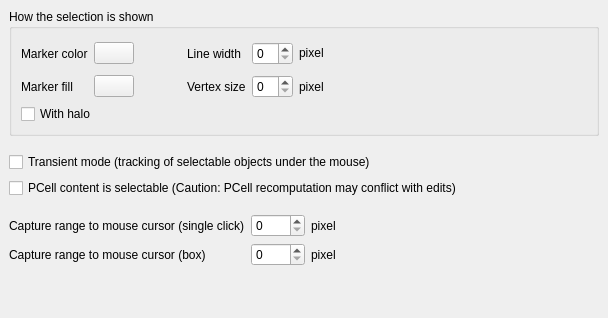
<?xml version="1.0" encoding="UTF-8"?>
<ui version="4.0">
 <class>LayoutViewConfigPage2c</class>
 <widget class="QFrame" name="LayoutViewConfigPage2c">
  <property name="geometry">
   <rect>
    <x>0</x>
    <y>0</y>
    <width>608</width>
    <height>318</height>
   </rect>
  </property>
  <property name="windowTitle">
   <string>Settings</string>
  </property>
  <layout class="QVBoxLayout">
   <property name="spacing">
    <number>6</number>
   </property>
   <property name="leftMargin">
    <number>9</number>
   </property>
   <property name="topMargin">
    <number>9</number>
   </property>
   <property name="rightMargin">
    <number>9</number>
   </property>
   <property name="bottomMargin">
    <number>9</number>
   </property>
   <item>
    <widget class="QGroupBox" name="groupBox_2">
     <property name="title">
      <string>How the selection is shown</string>
     </property>
     <layout class="QGridLayout">
      <property name="leftMargin">
       <number>9</number>
      </property>
      <property name="topMargin">
       <number>9</number>
      </property>
      <property name="rightMargin">
       <number>9</number>
      </property>
      <property name="bottomMargin">
       <number>9</number>
      </property>
      <property name="spacing">
       <number>6</number>
      </property>
      <item row="1" column="1">
       <widget class="lay::DitherPatternSelectionButton" name="stipple_pb">
        <property name="text">
         <string/>
        </property>
       </widget>
      </item>
      <item row="1" column="5">
       <widget class="QLabel" name="label_5">
        <property name="text">
         <string>pixel</string>
        </property>
       </widget>
      </item>
      <item row="0" column="6">
       <spacer>
        <property name="orientation">
         <enum>Qt::Horizontal</enum>
        </property>
        <property name="sizeHint" stdset="0">
         <size>
          <width>71</width>
          <height>31</height>
         </size>
        </property>
       </spacer>
      </item>
      <item row="0" column="5">
       <widget class="QLabel" name="textLabel2">
        <property name="sizePolicy">
         <sizepolicy hsizetype="Fixed" vsizetype="Fixed">
          <horstretch>0</horstretch>
          <verstretch>0</verstretch>
         </sizepolicy>
        </property>
        <property name="text">
         <string>pixel</string>
        </property>
       </widget>
      </item>
      <item row="0" column="4">
       <widget class="QSpinBox" name="lw_spinbx"/>
      </item>
      <item row="0" column="3">
       <widget class="QLabel" name="textLabel1_2">
        <property name="text">
         <string>Line width</string>
        </property>
       </widget>
      </item>
      <item row="0" column="2">
       <spacer>
        <property name="orientation">
         <enum>Qt::Horizontal</enum>
        </property>
        <property name="sizeType">
         <enum>QSizePolicy::Fixed</enum>
        </property>
        <property name="sizeHint" stdset="0">
         <size>
          <width>41</width>
          <height>31</height>
         </size>
        </property>
       </spacer>
      </item>
      <item row="1" column="3">
       <widget class="QLabel" name="vs_lbl">
        <property name="text">
         <string>Vertex size</string>
        </property>
       </widget>
      </item>
      <item row="1" column="4">
       <widget class="QSpinBox" name="vs_spinbx"/>
      </item>
      <item row="0" column="1">
       <widget class="lay::ColorButton" name="color_pb">
        <property name="toolTip">
         <string>The color in which the rulers are drawn</string>
        </property>
        <property name="text">
         <string/>
        </property>
       </widget>
      </item>
      <item row="0" column="0">
       <widget class="QLabel" name="textLabel3_2">
        <property name="text">
         <string>Marker color</string>
        </property>
       </widget>
      </item>
      <item row="1" column="0">
       <widget class="QLabel" name="label">
        <property name="text">
         <string>Marker fill</string>
        </property>
       </widget>
      </item>
      <item row="2" column="0" colspan="7">
       <widget class="QCheckBox" name="halo_cb">
        <property name="text">
         <string>With halo</string>
        </property>
       </widget>
      </item>
     </layout>
    </widget>
   </item>
   <item>
    <spacer>
     <property name="orientation">
      <enum>Qt::Vertical</enum>
     </property>
     <property name="sizeType">
      <enum>QSizePolicy::Fixed</enum>
     </property>
     <property name="sizeHint" stdset="0">
      <size>
       <width>561</width>
       <height>10</height>
      </size>
     </property>
    </spacer>
   </item>
   <item>
    <widget class="QCheckBox" name="transient_mode_cb">
     <property name="text">
      <string>Transient mode (tracking of selectable objects under the mouse)</string>
     </property>
    </widget>
   </item>
   <item>
    <widget class="QCheckBox" name="sel_inside_pcells_cb">
     <property name="text">
      <string>PCell content is selectable (Caution: PCell recomputation may conflict with edits)</string>
     </property>
    </widget>
   </item>
   <item>
    <spacer name="verticalSpacer">
     <property name="orientation">
      <enum>Qt::Vertical</enum>
     </property>
     <property name="sizeType">
      <enum>QSizePolicy::Fixed</enum>
     </property>
     <property name="sizeHint" stdset="0">
      <size>
       <width>20</width>
       <height>10</height>
      </size>
     </property>
    </spacer>
   </item>
   <item>
    <widget class="QFrame" name="frame">
     <property name="frameShape">
      <enum>QFrame::NoFrame</enum>
     </property>
     <property name="frameShadow">
      <enum>QFrame::Raised</enum>
     </property>
     <layout class="QGridLayout" name="selectionOptionsGridLayout">
      <property name="leftMargin">
       <number>0</number>
      </property>
      <property name="topMargin">
       <number>0</number>
      </property>
      <property name="rightMargin">
       <number>0</number>
      </property>
      <property name="bottomMargin">
       <number>0</number>
      </property>
      <item row="0" column="2">
       <widget class="QLabel" name="label_3">
        <property name="text">
         <string>pixel</string>
        </property>
       </widget>
      </item>
      <item row="0" column="3">
       <spacer name="horizontalSpacer">
        <property name="orientation">
         <enum>Qt::Horizontal</enum>
        </property>
        <property name="sizeHint" stdset="0">
         <size>
          <width>311</width>
          <height>20</height>
         </size>
        </property>
       </spacer>
      </item>
      <item row="0" column="1">
       <widget class="QSpinBox" name="search_range_spinbx">
        <property name="maximum">
         <number>9999</number>
        </property>
       </widget>
      </item>
      <item row="0" column="0">
       <widget class="QLabel" name="label_2">
        <property name="text">
         <string>Capture range to mouse cursor (single click)</string>
        </property>
       </widget>
      </item>
      <item row="1" column="0">
       <widget class="QLabel" name="label_4">
        <property name="text">
         <string>Capture range to mouse cursor (box)</string>
        </property>
       </widget>
      </item>
      <item row="1" column="1">
       <widget class="QSpinBox" name="search_range_box_spinbx">
        <property name="maximum">
         <number>9999</number>
        </property>
       </widget>
      </item>
      <item row="1" column="2">
       <widget class="QLabel" name="label_6">
        <property name="text">
         <string>pixel</string>
        </property>
       </widget>
      </item>
     </layout>
    </widget>
   </item>
   <item>
    <spacer name="verticalSpacer_2">
     <property name="orientation">
      <enum>Qt::Vertical</enum>
     </property>
     <property name="sizeHint" stdset="0">
      <size>
       <width>20</width>
       <height>40</height>
      </size>
     </property>
    </spacer>
   </item>
  </layout>
 </widget>
 <layoutdefault spacing="6" margin="11"/>
 <customwidgets>
  <customwidget>
   <class>lay::ColorButton</class>
   <extends>QPushButton</extends>
   <header>layWidgets.h</header>
  </customwidget>
  <customwidget>
   <class>lay::DitherPatternSelectionButton</class>
   <extends>QPushButton</extends>
   <header>layWidgets.h</header>
  </customwidget>
 </customwidgets>
 <tabstops>
  <tabstop>color_pb</tabstop>
  <tabstop>lw_spinbx</tabstop>
  <tabstop>halo_cb</tabstop>
  <tabstop>vs_spinbx</tabstop>
  <tabstop>transient_mode_cb</tabstop>
 </tabstops>
 <resources/>
 <connections/>
</ui>
